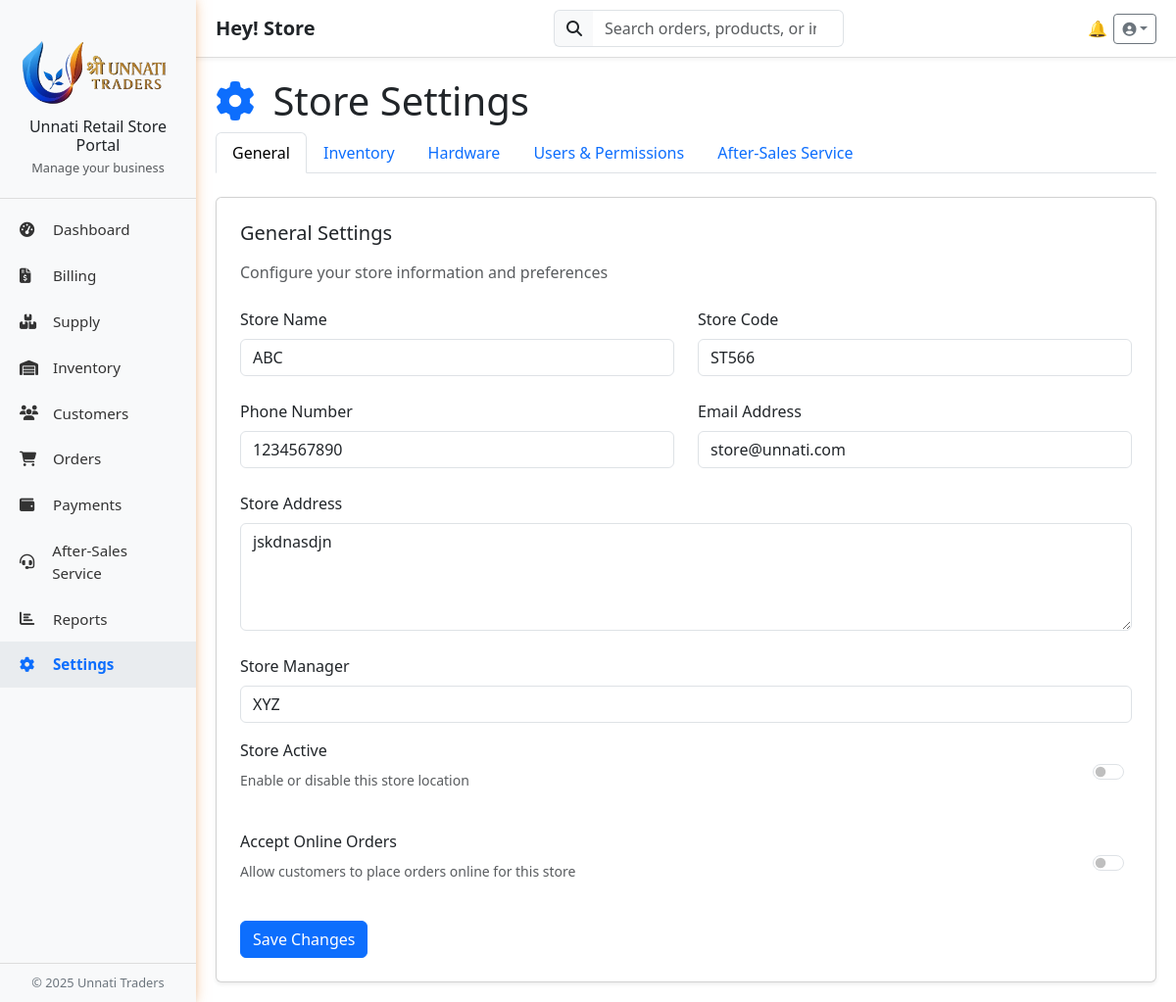
/Dashboard/Retail_Store/store_dashboard.php?page=settings (signed in), run on the app's committed database.
### tables this page shows
CREATE TABLE `store_settings_general` (
  `id` int(11) NOT NULL,
  `store_name` varchar(255) DEFAULT NULL,
  `store_code` varchar(100) DEFAULT NULL,
  `store_phone` varchar(20) DEFAULT NULL,
  `store_email` varchar(255) DEFAULT NULL,
  `store_address` text DEFAULT NULL,
  `store_manager` varchar(255) DEFAULT NULL,
  `store_active` tinyint(1) DEFAULT 0,
  `accept_online_orders` tinyint(1) DEFAULT 0,
  `created_by` varchar(255) DEFAULT NULL,
  `created_at` timestamp NOT NULL DEFAULT current_timestamp(),
  `updated_at` timestamp NOT NULL DEFAULT current_timestamp() ON UPDATE current_timestamp()
);

### Dashboard/Retail_Store/settings.php (the view, shortened to what this page needs)
<?php
include '../../_conn.php';
$user_name = $_SESSION['user_name'];
$active_tab = isset($_GET['tab']) && in_array($_GET['tab'], ['general', 'inventory', 'hardware', 'notifications', 'users', 'afterSales']) ? $_GET['tab'] : 'general';
$settings['general'] = [
    'store_name' => '',
    'store_code' => '',
    'store_phone' => '',
    'store_email' => '',
    'store_address' => '',
    'store_manager' => '',
    'store_active' => 0,
    'accept_online_orders' => 0
];
$prefill_stmt = $conn->prepare("SELECT * FROM store_settings_general WHERE created_by = ? LIMIT 1");
$prefill_stmt->bind_param("s", $user_name);
$prefill_stmt->execute();
$prefill_result = $prefill_stmt->get_result();
if ($row = $prefill_result->fetch_assoc()) {
    $settings['general'] = [
        'store_name' => $row['store_name'],
        'store_code' => $row['store_code'],
        'store_phone' => $row['store_phone'],
        'store_email' => $row['store_email'],
        'store_address' => $row['store_address'],
        'store_manager' => $row['store_manager'],
        'store_active' => $row['store_active'],
        'accept_online_orders' => $row['accept_online_orders']
    ];
}
$settings['hardware'] = [
    'receipt_printer' => 0,
    'printer_model' => '',
    'barcode_scanner' => 0,
    'scanner_model' => '',
    'customer_display' => 0,
    'payment_terminal' => 0,
    'cash_drawer' => 0
];
$prefill_stmt = $conn->prepare("SELECT * FROM store_hardware_settings WHERE created_by = ? ORDER BY id DESC LIMIT 1");
$prefill_stmt->bind_param("s", $user_name);
$prefill_stmt->execute();
$result = $prefill_stmt->get_result();
if ($row = $result->fetch_assoc()) {
    $settings['hardware'] = [
        'receipt_printer' => $row['receipt_printer'],
        'printer_model' => $row['printer_model'],
        'barcode_scanner' => $row['barcode_scanner'],
        'scanner_model' => $row['scanner_model'],
        'customer_display' => $row['customer_display'],
        'payment_terminal' => $row['payment_terminal'],
        'cash_drawer' => $row['cash_drawer']
    ];
}
$settings['after_sales'] = [
    'default_warranty' => '',
    'extended_warranty' => '',
    'warranty_tracking' => 0,
    'return_period' => '',
    'return_policy' => '',
    'returns_conditions' => '',
    'service_centers' => '',
    'doorstep_service' => 0,
    'express_service' => 0,
    'support_phone' => '',
    'support_email' => '',
    'customer_portal' => 0
];
$prefill_stmt = $conn->prepare("SELECT * FROM store_after_sales_settings WHERE created_by = ? ORDER BY id DESC LIMIT 1");
$prefill_stmt->bind_param("s", $user_name);
$prefill_stmt->execute();
$result = $prefill_stmt->get_result();
if ($row = $result->fetch_assoc()) {
    $settings['after_sales'] = [
        'default_warranty' => $row['default_warranty'],
        'extended_warranty' => $row['extended_warranty'],
        'warranty_tracking' => $row['warranty_tracking'],
        'return_period' => $row['return_period'],
        'return_policy' => $row['return_policy'],
        'returns_conditions' => $row['returns_conditions'],
        'service_centers' => $row['service_centers'],
        'doorstep_service' => $row['doorstep_service'],
        'express_service' => $row['express_service'],
        'support_phone' => $row['support_phone'],
        'support_email' => $row['support_email'],
        'customer_portal' => $row['customer_portal']
    ];
}
?>
<div class="main-content">
    <h1><i class="fas fa-cog text-primary me-2"></i> Store Settings</h1>
    <ul class="nav nav-tabs mb-4" id="settingsTabs" role="tablist">
        <li class="nav-item" role="presentation">
            <a class="nav-link <?php echo $active_tab === 'general' ? 'active' : ''; ?>"
                href="?page=settings&tab=general" role="tab">General</a>
        </li>
        <li class="nav-item" role="presentation">
            <a class="nav-link <?php echo $active_tab === 'inventory' ? 'active' : ''; ?>"
                href="?page=settings&tab=inventory" role="tab">Inventory</a>
        </li>
        <li class="nav-item" role="presentation">
            <a class="nav-link <?php echo $active_tab === 'hardware' ? 'active' : ''; ?>"
                href="?page=settings&tab=hardware" role="tab">Hardware</a>
        </li>
        <li class="nav-item" role="presentation">
            <a class="nav-link <?php echo $active_tab === 'users' ? 'active' : ''; ?>" href="?page=settings&tab=users"
                role="tab">Users & Permissions</a>
        </li>
        <li class="nav-item" role="presentation">
            <a class="nav-link <?php echo $active_tab === 'afterSales' ? 'active' : ''; ?>"
                href="?page=settings&tab=afterSales" role="tab">After-Sales Service</a>
        </li>
    </ul>
    <div class="tab-content" id="settingsTabsContent">
        <div class="tab-pane fade <?php echo $active_tab === 'general' ? 'show active' : ''; ?>" id="general"
            role="tabpanel">
            <div class="card card-border shadow-sm">
                <div class="card-body p-4">
                    <h5 class="mb-3">General Settings</h5>
                    <p class="text-muted mb-4">Configure your store information and preferences</p>
                    <form method="POST" action="?page=settings&tab=general">
                        <div class="row g-4 mb-4">
                            <div class="col-md-6">
                                <label for="store_name" class="form-label">Store Name</label>
                                <input type="text" class="form-control" id="store_name" name="store_name"
                                    value="<?php echo htmlspecialchars($settings['general']['store_name']); ?>">
                            </div>
                            <div class="col-md-6">
                                <label for="store_code" class="form-label">Store Code</label>
                                <input type="text" class="form-control" id="store_code" name="store_code"
                                    value="<?php echo htmlspecialchars($settings['general']['store_code']); ?>">
                            </div>
                            <div class="col-md-6">
                                <label for="store_phone" class="form-label">Phone Number</label>
                                <input type="text" class="form-control" id="store_phone" name="store_phone"
                                    value="<?php echo htmlspecialchars($settings['general']['store_phone']); ?>">
                            </div>
                            <div class="col-md-6">
                                <label for="store_email" class="form-label">Email Address</label>
                                <input type="email" class="form-control" id="store_email" name="store_email"
                                    value="<?php echo htmlspecialchars($settings['general']['store_email']); ?>">
                            </div>
                            <div class="col-12">
                                <label for="store_address" class="form-label">Store Address</label>
                                <textarea class="form-control" id="store_address" name="store_address"
                                    rows="4"><?php echo htmlspecialchars($settings['general']['store_address']); ?></textarea>
                            </div>
                            <div class="col-12">
                                <label for="store_manager" class="form-label">Store Manager</label>
                                <input type="text" class="form-control" id="store_manager" name="store_manager"
                                    value="<?php echo htmlspecialchars($settings['general']['store_manager']); ?>">
                            </div>
                            <div class="col-12 d-flex justify-content-between align-items-center mt-3">
                                <div>
                                    <label for="store_active" class="form-label">Store Active</label>
                                    <p class="text-muted small">Enable or disable this store location</p>
                                </div>
                                <div class="form-check form-switch">
                                    <input class="form-check-input" type="checkbox" id="store_active"
                                        name="store_active" <?php echo $settings['general']['store_active'] ? 'checked' : ''; ?>>
                                </div>
                            </div>
                            <div class="col-12 d-flex justify-content-between align-items-center">
                                <div>
                                    <label for="accept_online_orders" class="form-label">Accept Online Orders</label>
                                    <p class="text-muted small">Allow customers to place orders online for this store
                                    </p>
                                </div>
                                <div class="form-check form-switch">
                                    <input class="form-check-input" type="checkbox" id="accept_online_orders"
                                        name="accept_online_orders" <?php echo $settings['general']['accept_online_orders'] ? 'checked' : ''; ?>>
                                </div>
                            </div>
                        </div>
                        <button type="submit" class="btn btn-primary">Save Changes</button>
                    </form>
                </div>
            </div>
        </div>
    </div>
</div>

### public/css/styles.css (style rules this page uses)
body { font-family: sans-serif; margin: 0; padding: 0; box-sizing: border-box; color: #333; background-color: #f8f9fa; overflow-x: hidden; }
.card-border { border-radius: 0.5rem; border-top: none; border-right: none; border-bottom: none; }

### data on the page
store_settings_general: store_name "ABC", store_code "ST566", store_phone "1234567890", store_email "store@unnati.com", store_address "jskdnasdjn", store_manager "XYZ"

### other printed values
$_SESSION['user_name'] "Store"
